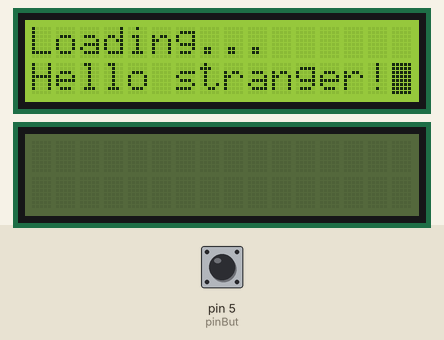
The sketch below on a simulated Arduino Uno, built with avr-gcc and run on an emulated ATmega328P. Parts: 2 × 16×2 character LCD. The test bench sets the inputs (shaded band); at power-on: pin 5 (pinBut) LOW.

Above: at 2.1 s.
At 7.3 s:
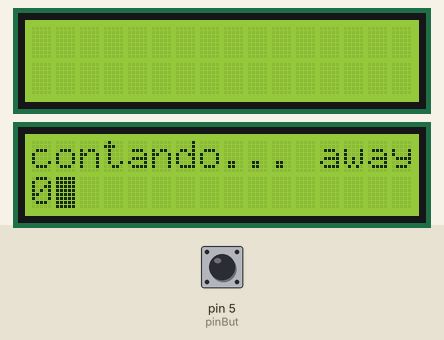
7.4 s: pin 5 (pinBut) pulled HIGH for 1.95 s
At 9.3 s:
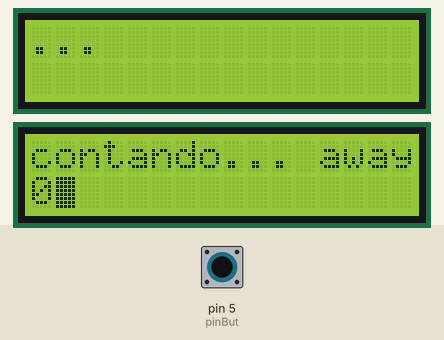
11.0 s: pin 5 (pinBut) pulled HIGH for 1.95 s
At 12.2 s:
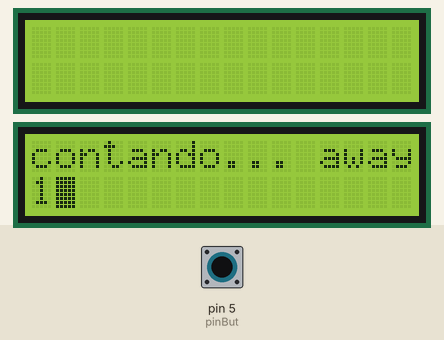
14.4 s: pin 5 (pinBut) pulled HIGH for 3.2 s
At 16.0 s:
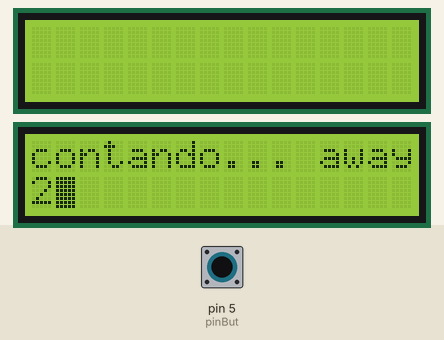

Measured:
- after the input at 7.4 s, the display: first changes after 0.99 s (image 2 shows a later state)
- what the display in image 0 shows lasts 2.1 s, from 2.1 s to 4.2 s

The sketch:

4_atv_sistemas_embarcados_Victoria_2021.2.ino
```cpp
#include <LiquidCrystal_I2C.h>

#include <Wire.h>
#define pinBut 5

LiquidCrystal_I2C lcd(0x20,16,2);
LiquidCrystal_I2C lcd2(0x20,16,2);
int contagem =0;
bool statusBotao = false;
void setup(){
  pinMode(pinBut,INPUT);
 lcd.init();// inicializa o lcd
  lcd.backlight();//acende a luz de fundo
  lcd.home();//coloca na posição inicial 0,0
  lcd.blink();
  delay(2000);
  lcd.print("Loading...");
  lcd.setCursor(0,1);
  lcd.print("Hello stranger!");
  delay(2000);
  lcd.clear();

  lcd2.init();
  lcd2.backlight();
  lcd2.home();
  lcd2.blink();
  lcd2.print("Emily still away");
  delay(2000);
}

void loop()
{
  if(digitalRead(pinBut)){
    if(statusBotao== true){
      statusBotao=false;
    }else{
      statusBotao=true;}
  }
  if(statusBotao==true){
 lcd.setCursor(0,0);
 lcd.print("contando...");
 lcd.setCursor(0,1);
 lcd.print(contagem);
  for(int i=0; i<16; i++){
   lcd.scrollDisplayRight();
   delay(40);
  }
  delay(1000);
 }
  if(statusBotao==false){
 lcd2.setCursor(0,0);
 lcd2.print("contando...");
 lcd2.setCursor(0,1);
 lcd2.print(contagem);
 contagem++;
  for(int i=0; i<16; i++){
   lcd.scrollDisplayRight();
   delay(40);
  }
  delay(1000);
  }
}
```
